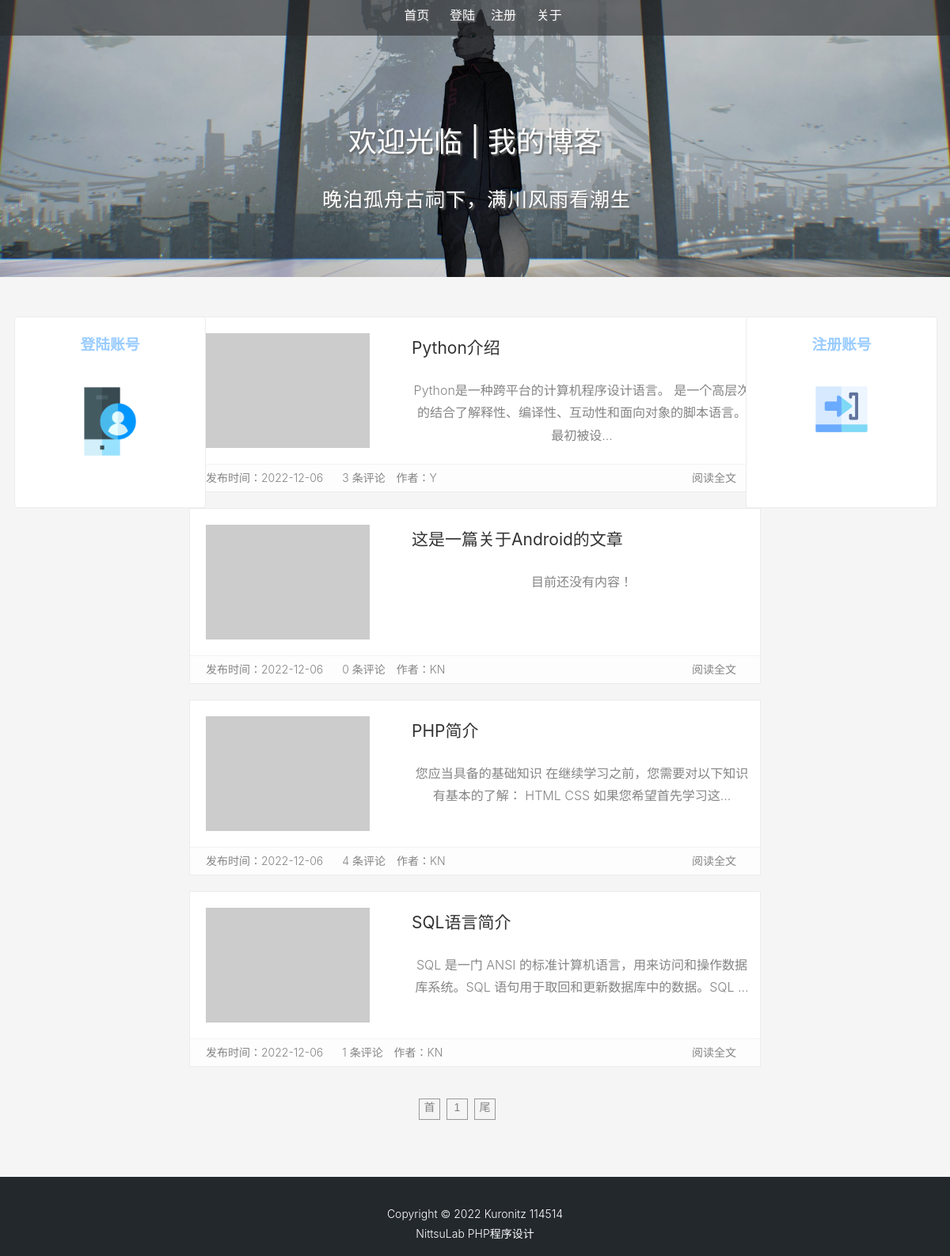
The page / on the database its author committed.
### tables this page shows
CREATE TABLE `article`  (
  `id` int(11) NOT NULL AUTO_INCREMENT,
  `type_id` int(11) NOT NULL,
  `title` varchar(200) NOT NULL,
  `content` text NOT NULL,
  `author` varchar(20) NOT NULL,
  `pubtime` datetime NOT NULL,
  `filename` varchar(100) NULL DEFAULT NULL,
  PRIMARY KEY (`id`) USING BTREE,
  INDEX `type_id`(`type_id`) USING BTREE,
  INDEX `author`(`author`) USING BTREE,
  CONSTRAINT `article_ibfk_1` FOREIGN KEY (`type_id`) REFERENCES `article_type` (`type_id`) ON DELETE RESTRICT ON UPDATE RESTRICT,
  CONSTRAINT `article_ibfk_2` FOREIGN KEY (`author`) REFERENCES `adminuser` (`regname`) ON DELETE RESTRICT ON UPDATE RESTRICT
);

### main.php (the view, shortened to what this page needs)
<?php include("./suspended.php"); ?>
<head>
    <link rel="stylesheet" type="text/css" href="./css/main.css">
</head>
<div class="main_top"></div>
<?php
    include("./sql_conn/conn.php");
    $sql = "select * from article order by pubtime desc limit 0,5";
    $result = mysqli_query($conn,$sql);
    while ($new_blog=mysqli_fetch_array($result)) {
 ?>
<div class="main-main">
    <div class="new-blog">
        <div class="cover">
            <?php echo "<a href='./blog_article.php?list=".$new_blog["id"]." ' >" ?>
                <img src="https://picsum.photos/207/145"
                alt='<?php echo $new_blog["title"] ?>'  height="100%;"/>
            </a>
        </div>
        <div class="inner-new">
            <header class="header-new">
                <h2 class="title-new">
                    <?php echo "<a href='./blog_article.php?list=".$new_blog["id"]." ' >"; ?>
                        <?php echo $new_blog['title'] ?>
                    </a>
                </h2>
            </header>
            <div class="content-new">
                <?php echo "<a href='./blog_article.php?list=".$new_blog["id"]." ' >"; ?>
                    <p>
                        <?php
                            if (strlen($new_blog['content'])>60) {
                                echo mb_substr($new_blog['content'],0,60,'UTF-8')."...";
                            }
                            else { echo $new_blog['content']; }
                         ?>
                    </p>
                </a>
            </div>
        </div>
        <div class="meta-new">
            <span class="pull-left">
                <a class="release-date">
                    <?php echo '发布时间：'.mb_substr($new_blog['pubtime'],0,10,'UTF-8').''; ?>
                </a>
                <a href="./#comments" class="comments">
                <?php echo "<a href='./blog_article.php?list=".$new_blog["id"]."#comments ' >"; ?>
                  <?php
                    $comsql='select * from comment where fileid = '.$new_blog["id"].' order by comtime desc;';
                    $com_res=mysqli_query($conn,$comsql);
                    $com_num=mysqli_num_rows($com_res);
                    echo "$com_num"." 条评论";
                  ?>
                </a>
                <a href="/?author=1" class="user">
                    <?php echo '作者：'.$new_blog["author"].''; ?>
                </a>
            </span>
            <span class="pull-right">
                <?php echo "<a href='./blog_article.php?list=".$new_blog["id"]." ' >"; ?>
                <?php echo "<a  href='./blog_article.php?list=".$new_blog["id"]." ' title='阅读全文'' >"; ?>
                    阅读全文
                </a>
            </span>
        </div>
    </div>
<?php } ?>
    <div class="turn_page">
        <div class="page">
            <ul id="nav">
                <li><a href="?page=1">首</a></li>
                <?php
                    $blog_sql = "select * from article order by pubtime desc;";
                    $blog_res = mysqli_query($conn,$blog_sql);
                    $blog_num = ceil(mysqli_num_rows($blog_res)/4);
                     echo "<li><a href='?page=".$blog_num."'>".$blog_num."</a></li>";
                 ?>
                <li><a href="<?php  ?>">尾</a></li>
            </ul>
        </div>
    </div>
</div>

### header.php (shortened to what this page needs)
<head>
    <link rel="stylesheet" type="text/css" href="./css/header.css">
</head>
<div class="main-header">
    <div class="container">
        <div class="navigation">
            <div class="info">
                <nav class="menu">
                    <ul class ="menu-one" >
                        <li><a href="./index.php">首页</a></li>
                        <?php
                            if (!empty($_SESSION["uid"])) {
                                echo "<li><a href='./user_center.php'>个人中心</a></li>";
                                echo "<li><a href='./user_exit_sql.php'>退出</a></li>";
                            }
                            else {
                                echo "<li><a href='./login.php'>登陆</a></li>";
                                echo "<li><a href='./sign.php'>注册</a></li>";
                            }
                         ?>
                        <li><a href="#">关于</a></li>
                    </ul>
                </nav>
            </div>
            <a href="./index.php">
                <h2>欢迎光临 | 我的博客</h2><br>
                <span>&nbsp;&nbsp;&nbsp;晚泊孤舟古祠下，满川风雨看潮生</span>
            </a>
        </div>
    </div>
</div>

### suspended.php (shortened to what this page needs)
<head>
    <link rel="stylesheet" type="text/css" href="./css/suspended.css">
</head>
<?php
    if (!empty($_SESSION['uid'])) {
        echo "<div class='main'><div class='left_menu'>
                <a href='./post_article.php'>
                    <h3>发布文章</h3>
                    <img src='./images/new_article.png' alt='发布文章' width='72'>
                </a>
            </div>
            <div class='right_menu'>
                <a href='./user_center.php'>
                    <h3>个人中心</h3>
                    <img src='./images/manager_user.png' alt='个人中心' width='72'>
                </a>
            </div>";
    }
    else {
        echo "<div class='main'><div class='left_menu'>
                <a href='./login.php'>
                    <h3>登陆账号</h3>
                    <img src='./images/manager_user.png' alt='登陆账号' width='72'>
                </a>
            </div>
            <div class='right_menu'>
                <a href='./sign.php'>
                    <h3>注册账号</h3>
                    <img src='./images/exit.png' alt='注册账号' width='72'>
                </a>
            </div>";
    }
 ?>

### footer.php
<head>
    <link rel="stylesheet" type="text/css" href="./css/footer.css">
</head>
<div class="foot">
    <footer>
        <div id="footer" >
            <div class="copy-info">
                <p>Copyright © 2022
                    <a href="#" target="_blank">Kuronitz</a>
                    <a href="#" target="_blank">114514</a>
                    <br>NittsuLab PHP程序设计
                </p>
            </div>
        </div>
    </footer>
</div>

### index.php (shortened to what this page needs)
<?php
    require("./header.php");
    require("./main.php");
    require("./footer.php");
 ?>
 <!DOCTYPE html>
 <html>
 <head>
 </head>
 </html>

### css/header.css (style rules this page uses)
.main-header { background-color: #f5f5f5; font-family: -apple-system, BlinkMacSystemFont, opensans, Optima, "Microsoft Yahei", sans-serif; font-size: 16px; font-weight: 10px; overflow-x: hidden; }
.main-header a { text-decoration: none; color: #fff; font-size: 16px; margin-right: 20px; transition: all 0.6s; }
.container { width: 100%; height: 350px; }
.navigation { height: 100%; font-size: 20px; text-align: center; background: linear-gradient(rgba(0, 0, 0, 0.2), rgba(0, 0, 0, 0.2)), url('../images/background.png') no-repeat 0% 20%/ cover; background-position: 0% 50%; background-size: 100%; text-shadow: 2px 2px 2px #666; }
.main-header h2 { margin-top: 150px; color: #fff; text-transform: none; font-size: 36px; display: inline-block; font-weight: 400; }
.main-header span { color: #fff; margin-bottom: 30px; font-size: 25px; letter-spacing: 1px; display: inline-block; }
.info { padding: 0; position: fixed; left: 0; width: 100%; height: 45px; background: rgba(40,42,44,.6); }
.menu li { list-style: none; }
.menu-one { margin: 6px; }
.menu-one li { display: inline; }

### css/suspended.css (style rules this page uses)
.left_menu { font-family: -apple-system, BlinkMacSystemFont, opensans, Optima, "Microsoft Yahei", sans-serif; width: 20%; height: 240px; background-color: #ffffff; margin-top: 50px; margin-left: 1.5%; border: 1px solid rgba(192,192,192,0.3); transition: all 0.5s; border-radius: 5px; position: fixed; text-align: center; }
.right_menu { font-family: -apple-system, BlinkMacSystemFont, opensans, Optima, "Microsoft Yahei", sans-serif; width: 20%; height: 240px; background-color: #ffffff; margin-top: 50px; margin-left: 78.5%; border: 1px solid rgba(192,192,192,0.3); transition: all 0.5s; border-radius: 5px; position: fixed; text-align: center; }
.right_menu h3, .left_menu h3 { text-align: center; color: #99CCFF; padding-bottom: 20px; }
a { text-decoration: none; text-align: center; margin: 0px auto; }

### css/main.css (style rules this page uses)
.main-main { background-color: #f5f5f5; font-family: -apple-system, BlinkMacSystemFont, opensans, Optima, "Microsoft Yahei", sans-serif; line-height: 1.8; font-size: 16px; font-weight: 300; overflow-x: hidden; margin: 0; }
.main-main a { text-decoration: none; color: #848484; }
.new-blog { width: 720px; height: 220px; background-color: #ffffff; margin: 0px auto; margin-bottom: 20px; border: 1px solid rgba(192,192,192,0.3); transition: all 0.5s; }
.cover { float: left; width: 240px; height: 145px; overflow: hidden; margin: 20px; }
.inner-new { padding: 0 10px 0 0; }
.header-new { font-family: -apple-system, BlinkMacSystemFont, opensans, Optima, "Microsoft Yahei", sans-serif; line-height: 1.8; font-size: 16px; color: #848484; font-weight: 300; }
.title-new a { font-size: 21px; font-weight: 400; color: #333; }
.meta-new { padding: 3px 20px; border-top: 1px solid #f3f3f3; line-height: 27px; overflow: hidden; display: block; clear: both; font-size: 14px; background: rgba(253,253,253,.7); }
.meta-new a { margin-right: 10px; }
.pull-left { float: left; }
.pull-right { float: right; }
.turn_page { text-align: center; }
.page { width: 145px; padding: 20px; margin: 0 auto; }
#nav { list-style: none; display: inline; }
#nav li { display: inline; margin-right: 5px; float: left; height: 30px; width: 30px; }
#nav a { text-decoration: none; display: block; font-size: 14px; font-family: Geneva, Arial, Helvetica, sans-serif; border: 1px solid #999; width: 25px; height: 25px; line-height: 20px; text-align: center; }
.main_top { height: 50px; background-color: #f5f5f5; }

### css/footer.css (style rules this page uses)
.foot { font-family: -apple-system,BlinkMacSystemFont,opensans,Optima,"Microsoft Yahei",sans-serif; line-height: 1.8; font-size: 14px; font-weight: 300; color: #fff; overflow-x: hidden; margin: 0; background-color: #f5f5f5; }
.copy-info a { text-decoration: none; color: #fff; }
#footer { width: 100%; height: 100px; background:rgba(35,40,45,1); }
.copy-info { margin-top: 50px; padding-top: 20px; text-align: center; }

### rows shown on the page
article: title "Python介绍", content "Python是一种跨平台的计算机程序设计语言。 是一个高层次的结合了解释性、编译性、互动性和面向对象的脚本语言。最初被设", pubtime "2022-12-06", com_num "3", author "Y"
article: title "这是一篇关于Android的文章", content "目前还没有内容！", pubtime "2022-12-06", com_num "0", author "KN"
article: title "PHP简介", content "您应当具备的基础知识 在继续学习之前，您需要对以下知识有基本的了解： HTML CSS 如果您希望首先学习这", pubtime "2022-12-06", com_num "4", author "KN"
article: title "SQL语言简介", content "SQL 是一门 ANSI 的标准计算机语言，用来访问和操作数据库系统。SQL 语句用于取回和更新数据库中的数据。SQL", pubtime "2022-12-06", com_num "1", author "KN"

### other values the page prints
$blog_num "1"
